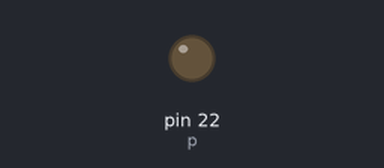
A program run on a simulated Raspberry Pi (header pin numbers). Parts: output pins drawn as LEDs (lit = HIGH).

Above: at 0.05 s.
At 4.1 s:
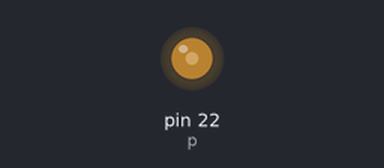
At 8.2 s:
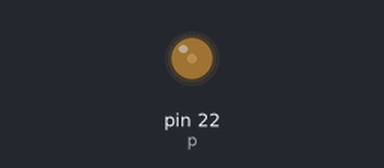
Timing chart, 0 to 13.0 s (numbered marks = the images above):
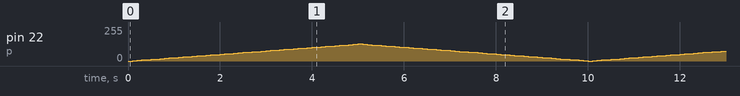

The program:

PWMEx.py
```python
import RPi.GPIO as IO          #calling header file which helps us use GPIOs of PI

import time                            #calling time to provide delays in program

IO.setwarnings(False)           #do not show any warnings

IO.setmode (IO.BOARD)         #we are programming the GPIO by BCM pin numbers. (PIN35 as GPIO19)

IO.setup(22,IO.OUT)           # initialize GPIO19 as an output.

p = IO.PWM(22,100)                   #GPIO19 as PWM output, with 100Hz frequency
p.start(0)                          #generate PWM signal with 0% duty cycle

while 1:                               #execute loop forever

    for x in range (50):                          #execute loop for 50 times, x being incremented from 0 to 49.
        p.ChangeDutyCycle(x)               #change duty cycle for varying the brightness of LED.
        time.sleep(0.1)                           #sleep for 100m second

    for x in range (50):                         #execute loop for 50 times, x being incremented from 0 to 49.
        p.ChangeDutyCycle(50-x)        #change duty cycle for changing the brightness of LED.
        time.sleep(0.1)                          #sleep for 100m second
```
